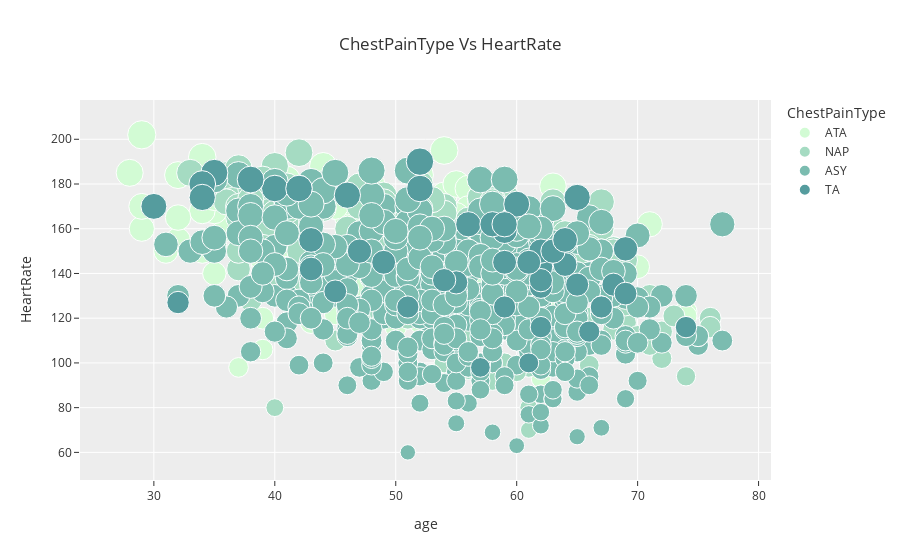

Notebook code cell kept with this figure:
### Code cell
px.scatter(df,x='Age',y='MaxHR',color='ChestPainType',size='MaxHR',labels={'Age':'age','MaxHR':'HeartRate'},template='ggplot2',opacity=1,color_discrete_sequence=px.colors.sequential.Darkmint,title='ChestPainType Vs HeartRate')

### Figure 1 — Plotly figure (JSON) as saved in the notebook; plotly's stock layout.template omitted (floating-point values rounded to 4 significant figures; data arrays with more than 128 entries replaced by an {"elided": "..."} marker saying what was removed)
{"data": [{"hovertemplate": "ChestPainType=ATA<br>age=%{x}<br>HeartRate=%{marker.size}<extra></extra>", "legendgroup": "ATA", "marker": {"color": "rgb(210, 251, 212)", "opacity": 1, "size": {"elided": "173 int values"}, "sizemode": "area", "sizeref": 0.505, "symbol": "circle"}, "mode": "markers", "name": "ATA", "orientation": "v", "showlegend": true, "type": "scatter", "x": {"elided": "173 int values"}, "xaxis": "x", "y": {"elided": "173 int values"}, "yaxis": "y"}, {"hovertemplate": "ChestPainType=NAP<br>age=%{x}<br>HeartRate=%{marker.size}<extra></extra>", "legendgroup": "NAP", "marker": {"color": "rgb(165, 219, 194)", "opacity": 1, "size": {"elided": "203 int values"}, "sizemode": "area", "sizeref": 0.505, "symbol": "circle"}, "mode": "markers", "name": "NAP", "orientation": "v", "showlegend": true, "type": "scatter", "x": {"elided": "203 int values"}, "xaxis": "x", "y": {"elided": "203 int values"}, "yaxis": "y"}, {"hovertemplate": "ChestPainType=ASY<br>age=%{x}<br>HeartRate=%{marker.size}<extra></extra>", "legendgroup": "ASY", "marker": {"color": "rgb(123, 188, 176)", "opacity": 1, "size": {"elided": "496 int values"}, "sizemode": "area", "sizeref": 0.505, "symbol": "circle"}, "mode": "markers", "name": "ASY", "orientation": "v", "showlegend": true, "type": "scatter", "x": {"elided": "496 int values"}, "xaxis": "x", "y": {"elided": "496 int values"}, "yaxis": "y"}, {"hovertemplate": "ChestPainType=TA<br>age=%{x}<br>HeartRate=%{marker.size}<extra></extra>", "legendgroup": "TA", "marker": {"color": "rgb(85, 156, 158)", "opacity": 1, "size": [142, 155, 185, 180, 175, 116, 98, 150, 170, 136, 137, 127, 134, 125, 143, 125, 135, 145, 150, 100, 135, 116, 137, 145, 144, 178, 125, 171, 150, 178, 145, 114, 125, 162, 182, 174, 131, 174, 151, 178, 159, 162, 190, 162, 155, 132], "sizemode": "area", "sizeref": 0.505, "symbol": "circle"}, "mode": "markers", "name": "TA", "orientation": "v", "showlegend": true, "type": "scatter", "x": [43, 43, 35, 34, 46, 62, 57, 47, 30, 55, 54, 32, 62, 67, 62, 67, 65, 49, 62, 61, 68, 74, 62, 61, 64, 40, 59, 60, 63, 42, 59, 66, 51, 56, 38, 65, 69, 34, 69, 52, 59, 58, 52, 59, 64, 45], "xaxis": "x", "y": [142, 155, 185, 180, 175, 116, 98, 150, 170, 136, 137, 127, 134, 125, 143, 125, 135, 145, 150, 100, 135, 116, 137, 145, 144, 178, 125, 171, 150, 178, 145, 114, 125, 162, 182, 174, 131, 174, 151, 178, 159, 162, 190, 162, 155, 132], "yaxis": "y"}], "layout": {"legend": {"itemsizing": "constant", "title": {"text": "ChestPainType"}, "tracegroupgap": 0}, "title": {"text": "ChestPainType Vs HeartRate"}, "xaxis": {"anchor": "y", "domain": [0, 1], "title": {"text": "age"}}, "yaxis": {"anchor": "x", "domain": [0, 1], "title": {"text": "HeartRate"}}}}
